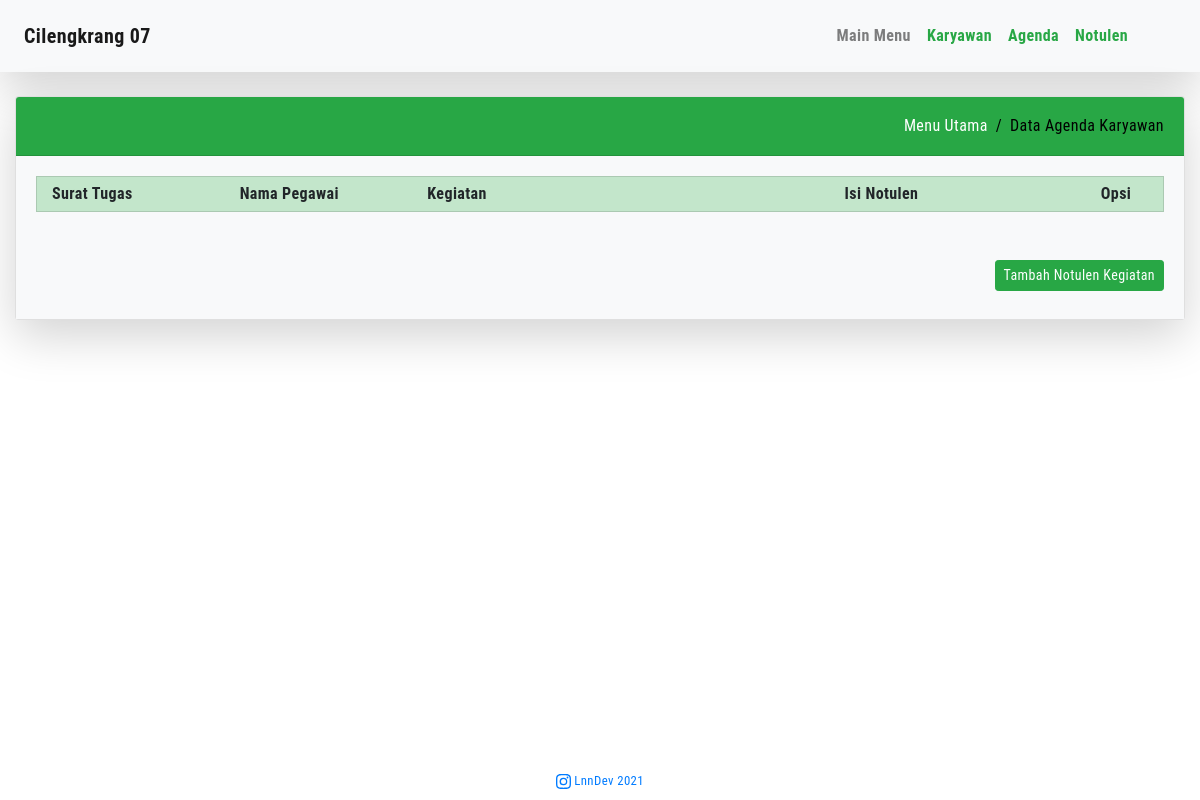
The page /show_notulen.php on the database as committed earlier.
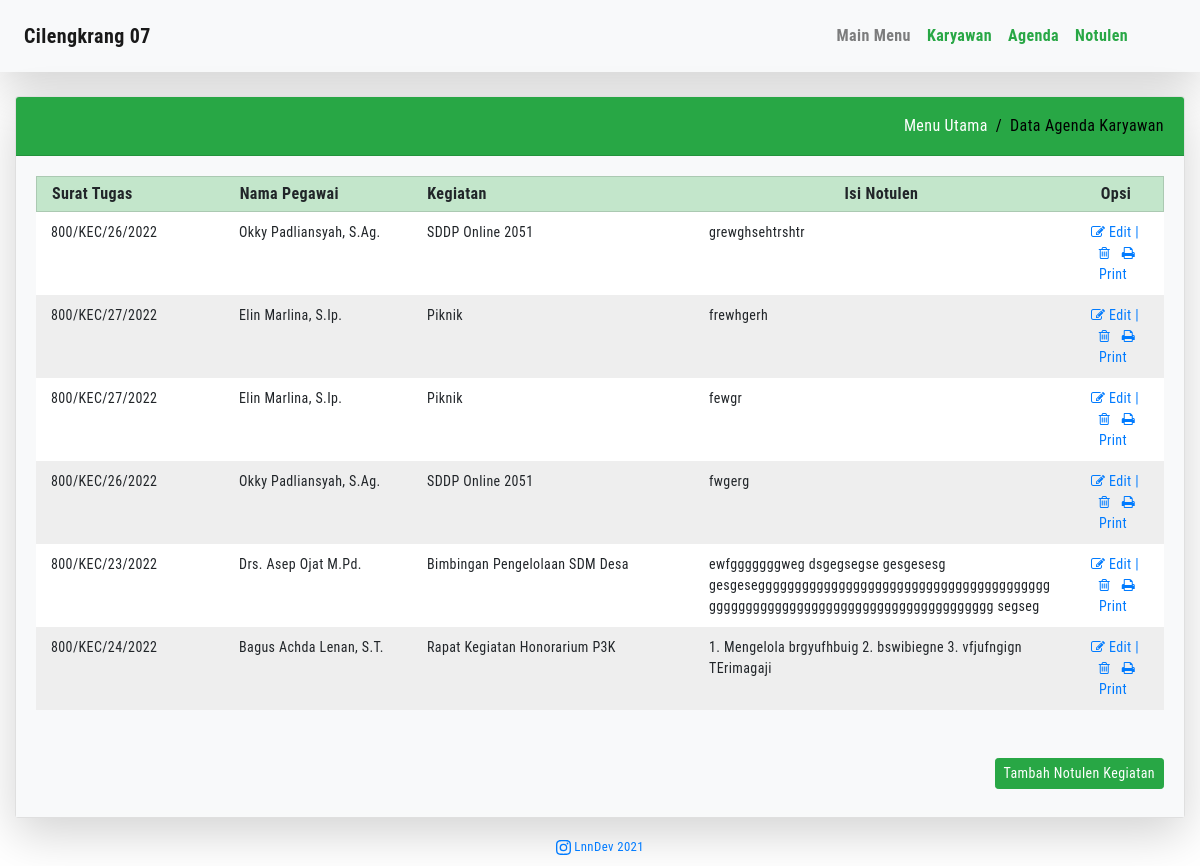
The same page on the database as committed later.
### tables this page shows
CREATE TABLE `data_agenda` (
  `id` int(11) NOT NULL,
  `dasar_surat` varchar(30) NOT NULL,
  `lokasi` varchar(30) NOT NULL,
  `kegiatan` varchar(100) NOT NULL,
  `tgl_mulai` date NOT NULL,
  `tgl_selesai` date NOT NULL,
  `jam_mulai` time NOT NULL,
  `jam_selesai` time NOT NULL,
  `pengikut_a` varchar(30) NOT NULL,
  `pengikut_b` varchar(30) NOT NULL,
  `pengikut_c` varchar(30) NOT NULL,
  `id_asn` int(11) NOT NULL,
  `created_at` timestamp NOT NULL DEFAULT current_timestamp(),
  `updated_at` datetime DEFAULT current_timestamp() ON UPDATE current_timestamp()
);

CREATE TABLE `data_asn` (
  `id` int(3) NOT NULL,
  `name` varchar(50) NOT NULL,
  `nip` decimal(18,0) NOT NULL,
  `tempatlahir` varchar(30) NOT NULL,
  `tanggallahir` date NOT NULL,
  `golongan` varchar(30) NOT NULL,
  `jabatan` varchar(50) NOT NULL
);

CREATE TABLE `data_notulen` (
  `id` int(11) NOT NULL,
  `isi_notulen` varchar(1000) NOT NULL,
  `id_surat` int(11) NOT NULL
);

### show_notulen.php (the view, shortened to what this page needs)
<!DOCTYPE html>
<html lang="id">
<head>
    <?php
    include 'head.php';
    ?>
</head>
<body>
    <?php
    require_once 'process_asn.php';
    include 'menu.php';
    ?>
    <?php
    $mysqli = new mysqli('localhost', 'root', '', 'cilengkrang') or die(mysqli_error($mysqli));
    $result = $mysqli->query("SELECT * FROM data_agenda
    JOIN data_notulen ON data_agenda.id = data_notulen.id_surat
    JOIN data_asn ON data_asn.id = data_agenda.id_asn") or die($mysqli->error);
    ?>
    <div class="container-fluid">
        <br>
        <div class="card shadow-lg">
            <div class="card-header bg-success text-white">
                <div class="d-flex top-breadcrumb">
                    <div>
                        <ol class="breadcrumb">
                            <li class="breadcrumb-item"><a href="index.php">Menu Utama</a></li>
                            <li class="breadcrumb-item active" aria-current="page">Data Agenda Karyawan</li>
                        </ol>
                    </div>
                </div>
            </div>
            <div class="card-body bg-light">
                <div class="row grid-head d-flex align-items-center">
                    <div class="col-12 col-lg-2">
                        <strong>Surat Tugas</strong>
                    </div>
                    <div class="col-12 col-lg-2">
                        <strong>Nama Pegawai</strong>
                    </div>
                    <div class="col-12 col-lg-3">
                        <strong>Kegiatan</strong>
                    </div>
                    <div class="col-12 col-lg-4 text-center">
                        <strong>Isi Notulen</strong>
                    </div>
                    <div class="col-12 col-lg-1 text-center">
                        <strong>Opsi</strong>
                    </div>
                </div>
                <?php while ($row = $result->fetch_assoc()) : ?>
                    <div class="row grid-body">
                        <div class="col-12 col-lg-2">
                            <?php echo '800/KEC/' . $row['id'] . '/2022'; ?>
                        </div>
                        <div class="col-12 col-lg-2">
                            <?php echo $row['name']; ?>
                        </div>
                        <div class="col-12 col-lg-3">
                            <?php echo $row['kegiatan']; ?>
                        </div>
                        <div class="col-12 col-lg-4">
                            <?php echo $row['isi_notulen']; ?>
                        </div>
                        <div class="col-12 col-lg-1 text-center">
                            <a href="data_notulen.php?edit3=<?php echo $row['id']; ?>" class="mr-1">
                                <i class="fa fa-pencil-square-o" aria-hidden="true" data-toggle="tooltip" data-placement="bottom" title="Edit"></i> Edit |
                            </a>
                            <a href="" data-toggle="modal" data-target="#hapusSspd<?php echo $row['id']; ?>" class="mr-2">
                                <i class="fa fa-trash-o" aria-hidden="true" data-toggle="tooltip" data-placement="bottom" title="Hapus"></i>
                            </a>
                            <a href="" data-toggle="modal" data-target="#cetakSspd<?php echo $row['id']; ?>" class="mr-2">
                                <i class="fa fa-print" aria-hidden="true" data-toggle="tooltip" data-placement="bottom" title="Cetak"></i> Print
                            </a>
                        </div>
                    </div>
                <?php endwhile; ?>
                <div class="row justify-content-end">
                    <div class="mt-5 mb-2">
                        <a href="data_agenda.php" class="btn btn-success btn-sm">Tambah Notulen Kegiatan</a>
                    </div>
                </div>
            </div>
        </div>
    </div>
    <?php
    include 'footer.php';
    ?>
</body>
</html>

Rows that differ between the two databases and show on the page:
now on this page (row unchanged): data_agenda: id_asn "26", id_asn.name "Okky Padliansyah, S.Ag.", kegiatan "SDDP Online 2051", data_notulen.isi_notulen "grewghsehtrshtr", data_notulen.isi_notulen "fwgerg"
now on this page (row unchanged): data_agenda: id_asn "27", id_asn.name "Elin Marlina, S.Ip.", kegiatan "Piknik", data_notulen.isi_notulen "frewhgerh", data_notulen.isi_notulen "fewgr"
now on this page (row edited): data_agenda: id_asn "23", id_asn.name "Drs. Asep Ojat M.Pd.", kegiatan "Bimbingan Pengelolaan SDM Desa", data_notulen.isi_notulen "ewfgggggggweg dsgegsegse gesgesesg gesgeseggggggggggggggggggggggggggggggggggggggggggggggggggggggggggggggggggggggggggggggg segseg"
now on this page (row unchanged): data_agenda: id_asn "24", id_asn.name "Bagus Achda Lenan, S.T.", kegiatan "Rapat Kegiatan Honorarium P3K", data_notulen.isi_notulen "1. Mengelola brgyufhbuig 2. bswibiegne 3. vfjufngign TErimagaji"
